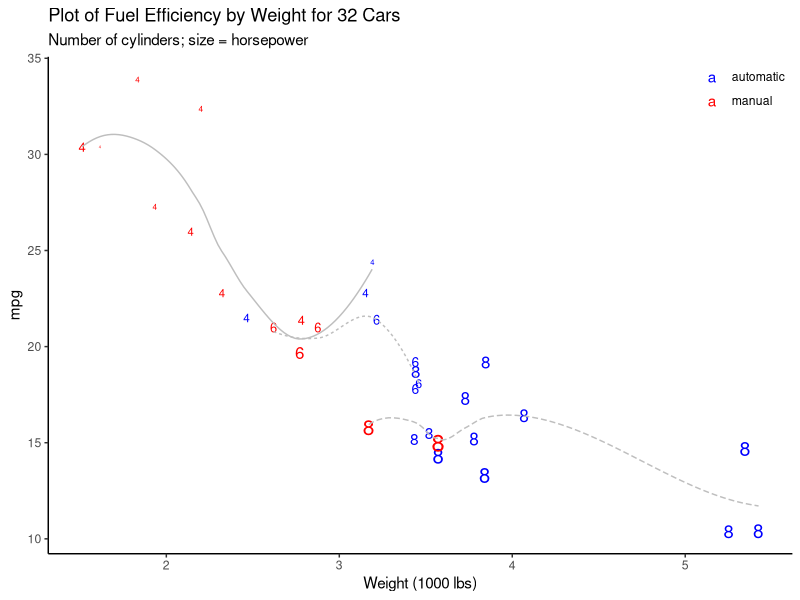
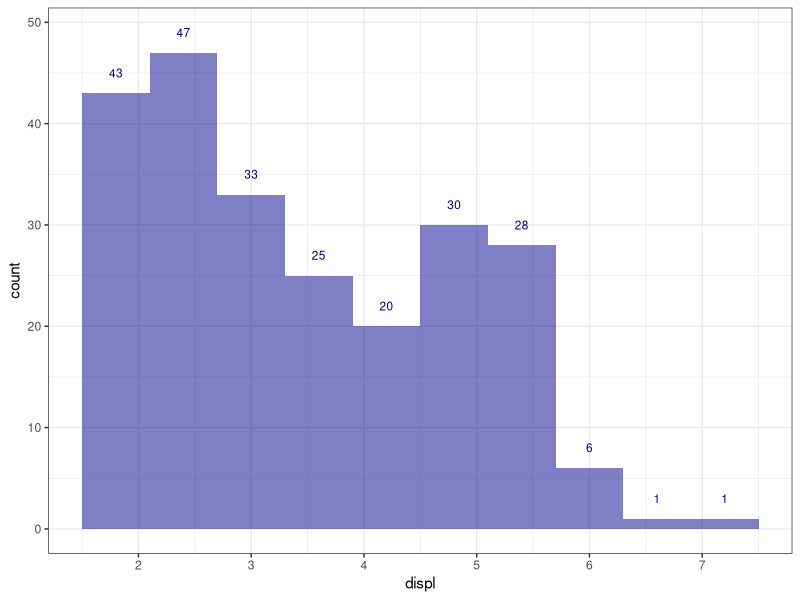
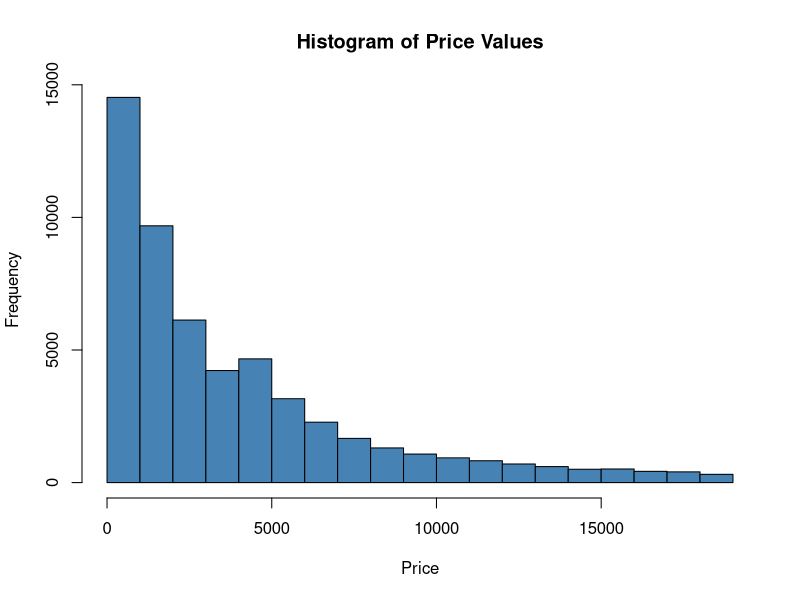
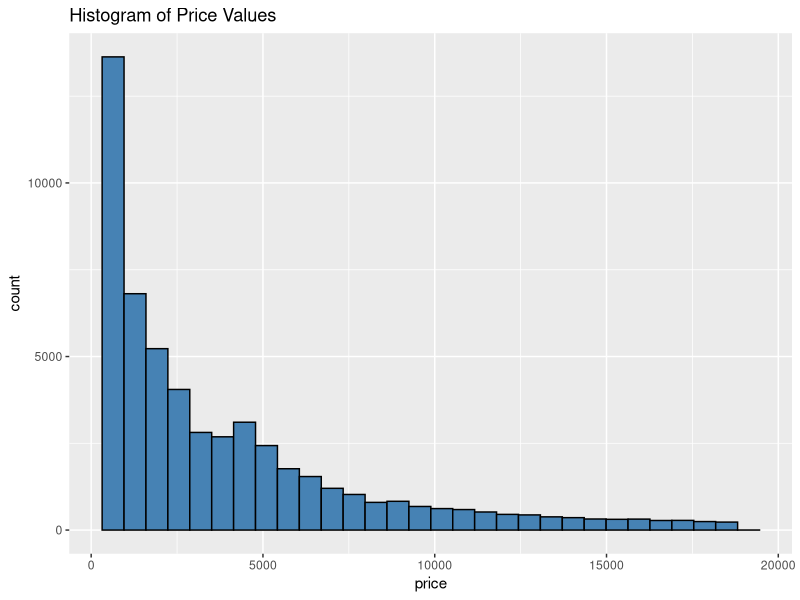

Here is the R script that generated these plots, in order: (Note: this script raises an error after producing the figures.)
###############################################################################
# Title:        Coding Camp - Day 2 - Part 1
# Description:  R basics II + Good practices
# Author:       Elena Karagianni
# R version:    R 4.5.2
###############################################################################


# (1) Projects
# (2) Working directory

# Try running this (it informs you where your current WD is set):
getwd()

# If you want to change the working directory, you run the command 
# setwd() and you insert the pathname in the parentheses. 
# Try it out with any folder you prefer:
setwd()

# Of course, you can do it manually through the navigation pane. 
# You navigate to your preferred folder, you click the "More" button and then 
# click 'Set as Working Directory'. 
# This might be useful for Windows users, since you have the reverse \ problem  
# with file paths.
getwd()

# (3) Libraries

# One of R's strengths is the large number of *packages* which users
# have created for different tasks. Packages contain functions which 
# we can use on our data.

# The search() function shows us which packages are loaded in our R session. 

search()

# The install.packages() function allows us to install new packages from the 
# web. Here, we are installing a suite of packages known as the "tidyverse". 

install.packages("tidyverse")

# Installing a package does not make it available to us in our R session. 
# To make a package available, along with its functions, we need to use 
# the library() function. 

library(tidyverse)

search()

# The tidyverse packages are now listed in our session. 

#######
# Help!
#######

# There are many ways of accessing help in R. The help() function is the main
# method. Its shortcut is "?".

help(tidyverse)
?tidyverse
?persp

# The example() function provides an interactive demo

example(persp)


# Some packages have *vignettes*, which go into more detail than R help files
# (which can be very terse). The vignette() function accesses there, or use
# browseVignettes(package = "name") to search. 

?dplyr
vignette("dplyr")
browseVignettes(package = "dplyr")

# If you're looking for help on a particular area, and aren't sure what function
# or package to use, try the help.search() function. 

help.search("standard deviation")

#####################
# R Basics - Part II
#####################

# Let's use some data:
# mtcars is a built-in dataset contained in R's datasets library.
# It is, unsurprisingly, a dataset about cars. 

?mtcars

# The summary() function provides some summary statistics of the dataset. 
summary(mtcars)

# The str() function provides information about the *structure* of the dataset. 
str(mtcars)

# The head() function provides the first 6 entries in each variable. 
head(mtcars)

# The ls.str() function combines the ls() and str() functions. 
ls.str(mtcars)

# These are all useful functions to remember when exploring a new dataset. 

# The next example makes use of the 'ggplot2' package (a more advanced 
# graphics package than base R graphics) to produce a scatter plot which is 
# able simultaneously to show the relationship between five variables: 
# the weight of the car, its fuel economy, the number of cylinders, 
# its horsepower and type of transmission.
# Further, three trend lines show the relationship between weight and 
# mpg for 4, 6, and 8 cylinder cars. 
library(ggplot2)

mtcars$am <- as.factor(mtcars$am)
mtcars$cyl <- as.factor(mtcars$cyl)

ggplot(mtcars, aes(wt, mpg, size = hp)) +
  geom_text(aes(size = hp, label = cyl, color = am)) +
  geom_smooth(aes(linetype = cyl), color = "grey", linewidth = 0.5, 
              se = F, show.legend = F) +
  guides(size = "none") +
  theme_classic() + 
  theme(legend.title = element_blank(), legend.justification = c(1,1),
        legend.position = c(1,1)) +
  scale_color_manual(labels = c("automatic", "manual"),
                     values = c("blue", "red")) +
  labs(title = "Plot of Fuel Efficiency by Weight for 32 Cars",
       subtitle = "Number of cylinders; size = horsepower") +
  xlab("Weight (1000 lbs)")

# It is not always a good idea to show so many variables
# simultaneously, but the plot gives a good idea of what
# is possible with R. Again, do not worry about the 
# specifics of the code at this point.

# A better example...
ggplot(mpg, aes(x = displ)) + 
  geom_histogram(bins = 10, fill = "darkblue", alpha = 0.5) +
  geom_text(stat = "bin", bins = 10, aes(label = stat(count),
                                         y = stat(count)), 
            nudge_y = 2, color = "darkblue", size = 3) +
  scale_x_continuous(breaks = 1:7) +
  theme_bw()

###############
# Exercise
###############

# The mpg dataset is a built in dataset for the ggplot
# package. By recycling the code in this script file, 
# explore the dataset and try creating your own simple 
# plots of the variables.

# Your answer here:


# For this script, we will only need the tidyverse package, so go
# ahead and edit the call to library(). 

library()

###  Examining the data

# In our analysis, we are going to be working with the *diamonds* dataset, 
# which is a built-in dataset provided with the ggplot2 package. If you
# managed to successfully load the tidyverse package, diamonds should now
# be available to you.

head(diamonds)
summary(diamonds)

# Let's create a histogram of values for 'price' with base R
hist(diamonds$price, col = "steelblue",
     main = "Histogram of Price Values",
     xlab = "Price")

# And now with ggplot2
ggplot(data = diamonds, aes(x = price)) +
  geom_histogram(fill = "steelblue", color = "black") +
  ggtitle("Histogram of Price Values")


# Complete the code below to create a histogram of "price", 
# group by "cut".
ggplot(diamonds, aes(x = , fill = )) + 
  geom_histogram(aes(color = cut), alpha = 0.5)

### Wrangling the data

# Most data science projects begin by organising our data.
# Below, we are taking three subsets of the diamonds data. 
# Can you work out what the code is doing?

an_object <- diamonds[diamonds$cut == "Ideal",]
anotherObject <- diamonds[diamonds$cut == "Premium", ]
Object3 <- diamonds[diamonds$cut == "Very Good", ]  


# Each new subset becomes an object with a name. The names provided are not 
# very good. Choose your own name in keeping with good data science principles, 
# and edit the code accordingly.

# Renaming:

# Your code here

### Analysing our data

# Next, we want to find out the average price for our diamonds according to the
# three types of cut we used to subset the data. Edit and complete
# the code below to find out.

mean(ideal_cut$price)
mean(premium_cut$price)
mean(very_good_cut$price)


# What would you need to add to the code above if you wanted to create 3 new
# objects each containing the different means? What names might you give these 
# objects? Go ahead and try it out. 

# Your code here


### Visualising our data

# As we might expect, there seems to be quite a difference between the average
# price of the 3 cuts of diamonds. But is everything as you might expect?

# Run the code below. What is strange about this boxplot?

diamonds %>% 
  filter(cut %in% c("Ideal", "Premium", "Very Good")) %>%
  group_by(cut) %>%
  ggplot(aes(cut, price)) +
  geom_boxplot()

# This could be an important finding. Edit the code above to assign the plot
# to an object, and give it an appropriate name. 

boxplot_cut <- diamonds %>% 
  filter(cut %in% c("Ideal", "Premium", "Very Good")) %>%
  group_by(cut) %>%
  ggplot(aes(cut, price)) +
  geom_boxplot()

### Investigating further

# The "cut" variable is what is known in R as an *observed factor*.
# A factor is a categorical variable (a variable with distinct categories).
# An ordered factor is a factor where the different possible categories have 
# an explicit order. 

class(diamonds$cut)

# The levels() functions shows us the order for the 'cut' variable.
# Again, looking at the boxplot, what is strange? 

levels(diamonds$cut)

# The carat of a diamond is the diamond's weight. Let's see if there is
# any interaction with the 'cut' variable. Use the mean() function
# on the carat variable for your three diamond subsets.

mean(diamonds$carat)

# mean carat, Ideal diamonds object
mean(ideal_cut$carat)

# mean carat, Premium diamonds object
mean(premium_cut$carat)

# mean carat, Very Good diamonds object
mean(very_good_cut$carat)

### Recycling code

# Recycling code is an important skill. You may not quite understand yet 
# everything that's going on in the code below (which we used to generate the
# previous boxplot), but you should be able to work out how to edit it to 
# produce a new boxplot which substitutes the price variable for carat. Give
# it a go, and don't forget to also make an appropriately named object.
# What do you notice about the plot?

boxplot_carat <- diamonds %>% 
  filter(cut %in% c("Ideal", "Premium", "Very Good")) %>%
  group_by(cut) %>%
  ggplot(aes(cut, carat)) +
  geom_boxplot()

boxplot_carat

# %>% is the forward pipe operator
# it takes the output of the expression on its left and passes it
# as the first argument to the function on its right. 

# Your code here


# Our final plot gives us a good idea of the interaction:
# Can you describe what is happening here?

diamonds %>%
  filter(cut %in% c("Ideal", "Premium", "Very Good")) %>%
  group_by(cut) %>%
  ggplot(aes(carat, price, color = cut)) +
  geom_point(alpha = 0.2) +
  geom_smooth()

### Saving our work

# We decide that the scatter plot is a bit busy, and the line plot
# with error bars does a good job of showing the interaction effect on its own. 
# We added a clean theme and a title to the plot, and decide to save a pdf
# of the plot as a record of our analysis. 

diamonds %>%
  filter(cut %in% c("Ideal", "Premium", "Very Good")) %>%
  group_by(cut) %>%
  ggplot(aes(carat, price, color = cut)) + 
  geom_smooth() + 
  theme_classic() +
  labs(title = "Pick a good title for this plot")

# Choose a name for this file below, and then call the function to save it. 

ggsave("filename.pdf", plot = last_plot())

# We also decide it would be a good idea to have a record of the data
# in the same location, so we use the write_csv() function to store a 
# comma-separated values copy of the dataset.

write_csv(diamonds, "filename.csv")

# We also decide to rename our script file and save it in 
# the same place. Now try closing R. Can you find the 
# files in the working directory?
